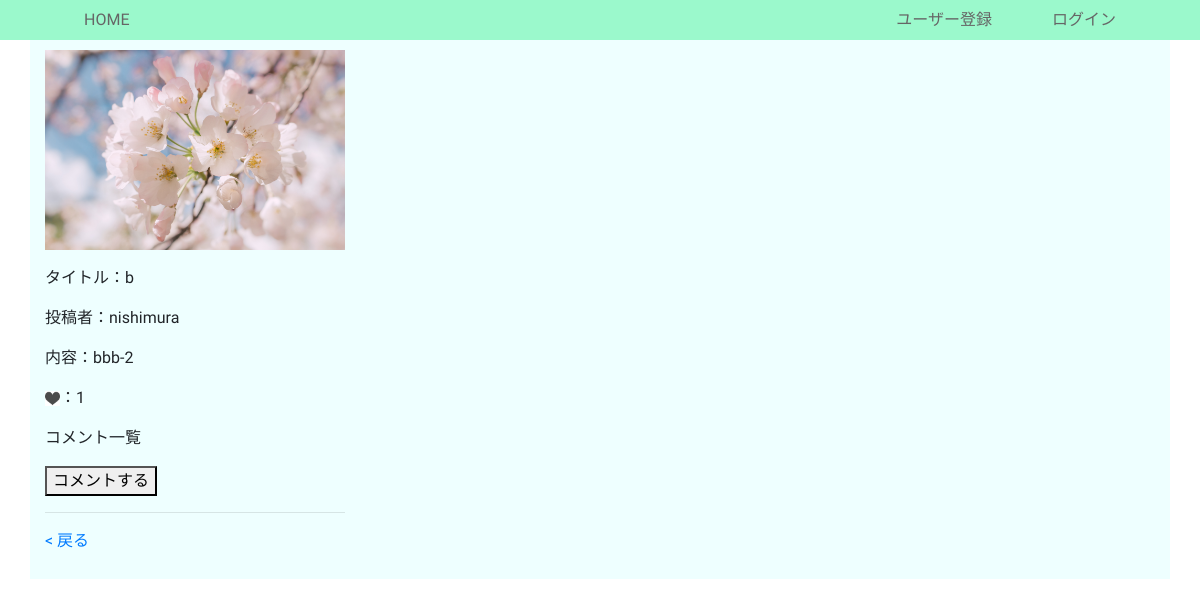
Before: /detail/2/ with the older database file.
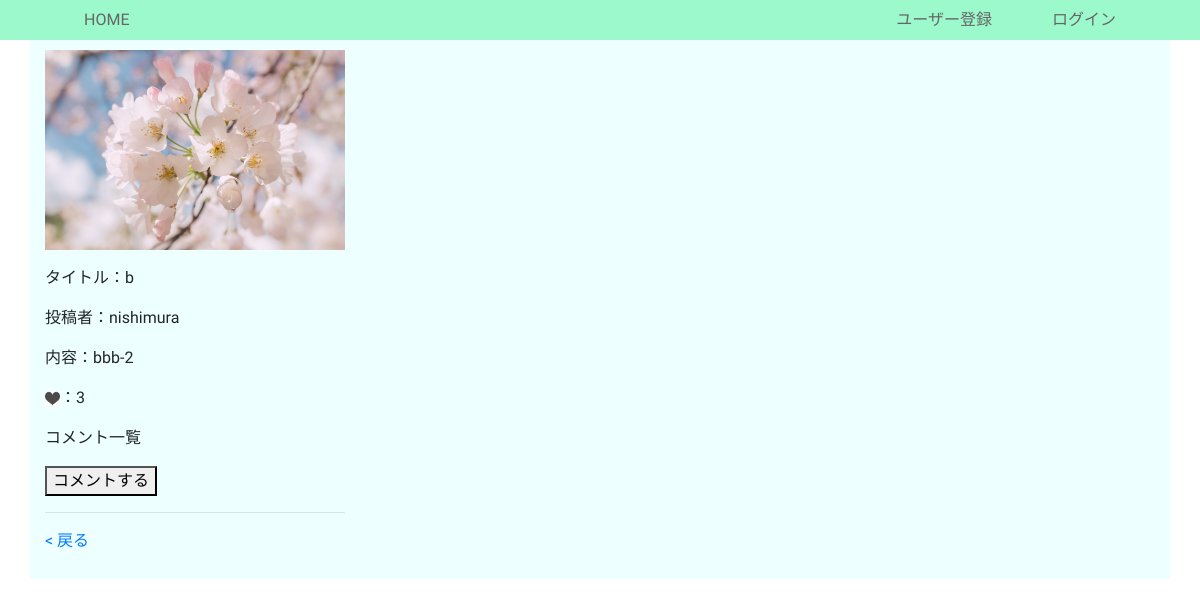
After: the same page with the newer database file.
### boardapp/models.py (models this page shows, shortened)
class BoardModel(models.Model):
    title = models.CharField(max_length=100)
    content = models.TextField()
    author = models.ForeignKey(
        'auth.User',
        on_delete=models.CASCADE,
    )
    images = models.ImageField(upload_to='')
    good = models.IntegerField(null=True, blank=True, default=0)
    created_at = models.DateTimeField(auto_now_add=True)
    updated_at = models.DateTimeField(auto_now=True)

### boardapp/views.py (the view)
# urls.py: path('detail/<int:pk>/', detailfunc, name='detail'),
def detailfunc(request, pk):
    object = BoardModel.objects.get(pk=pk)
    return render(request, 'detail.html', {'object':object})

### templates/detail.html (shortened to what this page needs)
{% extends 'base.html' %}
{% load static %}
{% block customcss %}
<link rel="stylesheet" type='text/css' href="{% static 'home.css'%}">
{% endblock customcss %}
{% block header %}
<div class="header">
{% if user.is_authenticated %}
  <a href="{% url 'list' %}" class="text1">HOME</a>
  <a href="{% url 'create' %}" class="text2">新規投稿</a>
  <a href="{% url 'logout' %}" class="text3">ログアウト</a>
{% else %}
  <a href="{% url 'list' %}" class="text1">HOME</a>
  <a href="{% url 'signup' %}" class="text2">ユーザー登録</a>
  <a href="{% url 'login' %}" class="text3">ログイン</a>
{% endif %}
</div>
{% endblock header %}
{% block content %}
<div class="container">
  <div>
    <p><img src='{{ object.images.url }}' width=300 ></p>
    <p>タイトル：{{ object.title }}</p>
    <p>投稿者：{{ object.author }}</p>
    <p>内容：{{ object.content }}</p>
    <p><a href="{% url 'good' object.pk %}"><img src="{% static 'images/goodmark.jpg' %}" width=15 height=15></a>：{{ object.good }}</p>
    <p>コメント一覧</p>
    <a href="{% url 'comment' object.pk %}"><button type="submit">コメントする</button></a>
    <hr>
    <p><a href='JavaScript:history.back()'>&lt; 戻る</a></p>
  </div>
</div>
{% endblock content %}

### templates/base.html (shortened to what this page needs)
<!doctype html>
<html lang="en">
  <head>
    <link rel="stylesheet" href="https://stackpath.bootstrapcdn.com/bootstrap/4.5.0/css/bootstrap.min.css">
    {% block customcss %}
    {% endblock customcss %}
  </head>
  <body>
    {% block header %}
    {% endblock header %}
    {% block content %}
    {% endblock content %}
  </body>
</html>

### static/home.css (style rules this page uses)
.header { background-color: #9BF9CC; display: flex; align-items: center; height: 40px; width: 100%; position: fixed; top: 0; }
.text1 { color: #666666; font-family: 'M PLUS Rounded 1c', sans-serif; margin-left: 7%; }
.text2 { color: #666666; font-family: 'M PLUS Rounded 1c', sans-serif; margin-left: auto; margin-right: 5%; }
.text3 { color: #666666; font-family: 'M PLUS Rounded 1c', sans-serif; margin-right: 7%; }
.container { margin-top: 40px; padding-top: 10px; padding-bottom: 10px; background-color: #EEFFFF; display: flex; flex-flow: row wrap; font-family: 'M PLUS Rounded 1c', sans-serif; }

Changed rows visible on the page:
changed BoardModel "bbb-2": good "1" → "3"
